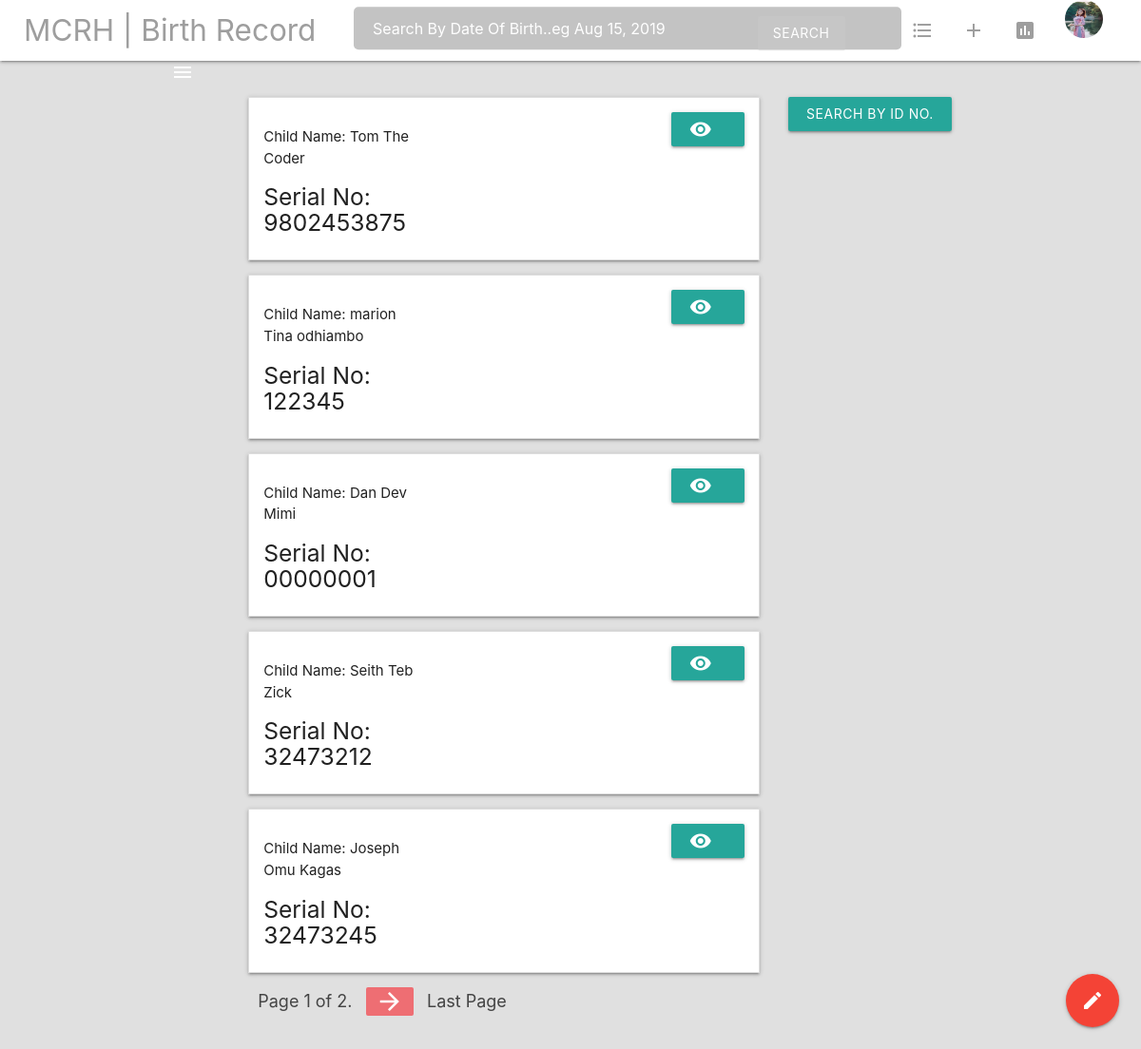
/Record/ (signed in), run on an earlier commit of the app's database.
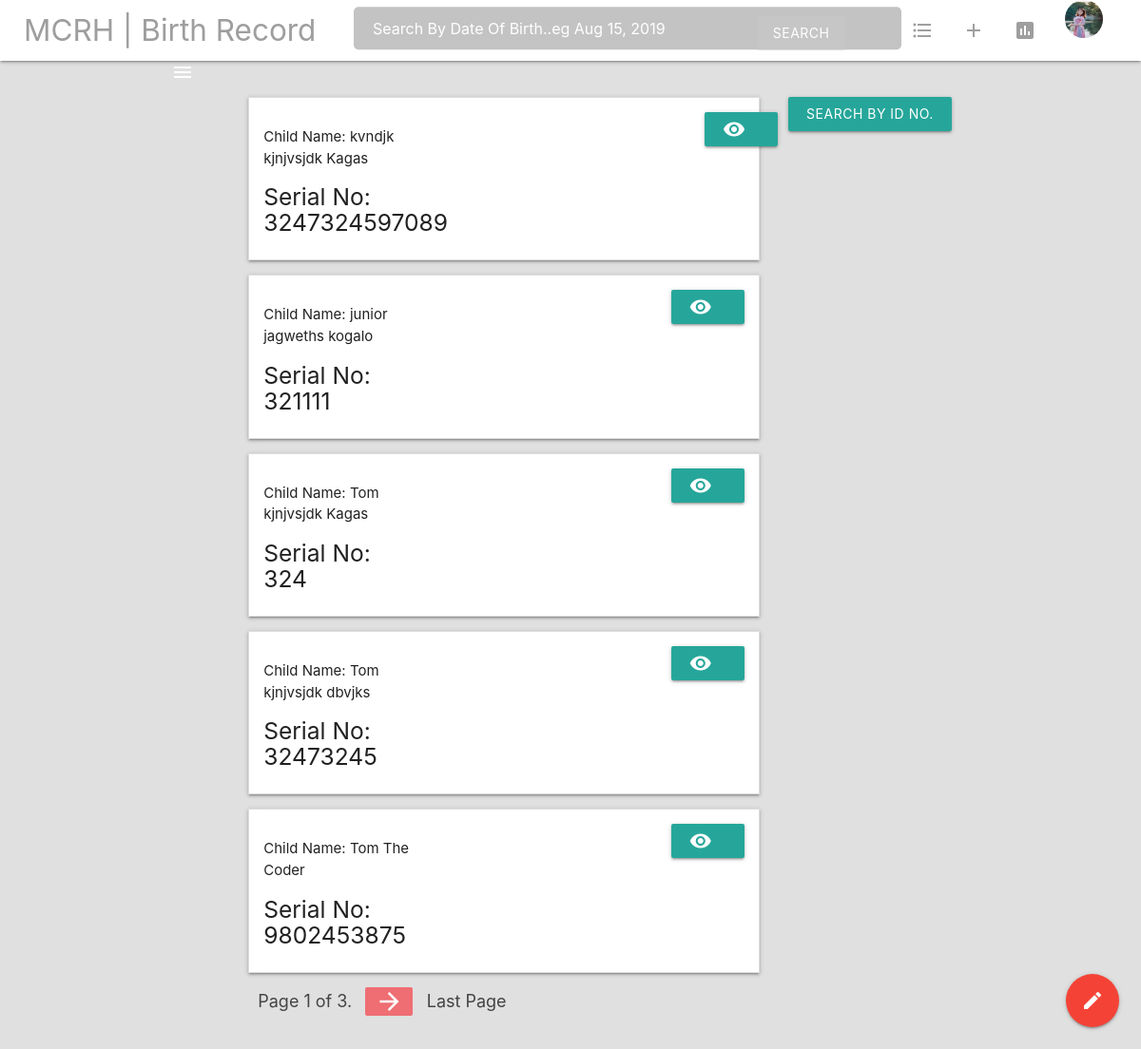
And on a later commit of the database.
### Mcrh_Birth_Record/models.py (models this page shows, shortened)
class Child(models.Model):
    parent = models.ForeignKey(Parent, on_delete=models.CASCADE)
    serial_number_b1 = models.CharField(max_length = 100)
    child_fname = models.CharField(max_length = 100)
    child_mname = models.CharField(max_length = 100)
    child_lname = models.CharField(max_length=50)
    dob = models.CharField(max_length = 100)
    sex = models.CharField(max_length = 100)
    type_of_birth = models.CharField(max_length = 100)
    other_type_of_birth = models.CharField(max_length = 191, null = True, blank = True)
    nature_of_birth = models.CharField(max_length = 100)
    place_of_birth = models.CharField(max_length = 100)
    place_of_birth_sub_county = models.CharField(max_length=50)
    created_at = models.DateTimeField(default = datetime.now, blank = True)

### Mcrh_Birth_Record/views.py (the view)
# urls.py: path('', views.birth_record_home, name = 'birth_record_home'),
@staff_member_required
def birth_record_home(request):
    children = Child.objects.all().order_by('-id')
    paginator = Paginator(children, 5)
    page = request.GET.get('page')
    children = paginator.get_page(page)
    return render(request, "list_view.html", { 'children': children })

### Mcrh_Birth_Record/templates/list_view.html (shortened to what this page needs)
{% extends "birth_record/base.html" %}
{% load static %}
{% block content %}
{% include "birth_record/navbar.html" %}
<div class="row">
    <div class="col s1"></div>
    <div class="col s8">
    {% for child in children %}
        <div class="card-body">
            <ul class="collapsible">
                <li>
                    <div class="collapsible-header">
                        <div>
                            <p>Child Name: {{ child.child_fname }} {{ child.child_mname }} {{ child.child_lname }}</p>
                            <h5>Serial No:  {{ child.serial_number_b1 }}</h5>
                        </div>
                        <a href="/Record/detailed/{{ child.serial_number_b1 }}" class="btn-sm btn" id="moveinlne" style="margin-left: 18rem;">
                            <i class="material-icons">remove_red_eye</i>
                        </a>
                    </div>
                </li>
            </ul>
        </div>
    {% endfor %}
        <ul class="pagination">
            <li class="wave-effect"><a href="#!">Page {{ children.number }} of {{ children.paginator.num_pages }}.</a></li>
            {% if children.has_next %}
            <li class="wave-effect active"><a href="?page={{ children.next_page_number }}"><i class="material-icons">arrow_forward</i></a></li>
            <li class="wave-effect"><a href="?page={{ children.paginator.num_pages }}">Last Page</a></li>
            {% endif %}
        </ul>
    </div>
    <div class="col s3">
        <div class="card-body" style="margin: .5rem;">
            <a href="#modal1" class="btn waves-effect waves-light modal-trigger">Search By ID No.
            </a>
        </div>
    </div>
</div>
{% endblock %}

### Mcrh_Birth_Record/templates/birth_record/base.html (shortened to what this page needs)
<!DOCTYPE html>
<html lang="en">
<head>
{% load static %}
    <link href="{% static 'fonts/font.css' %}" rel="stylesheet">
    <link type="text/css" rel="stylesheet" href="{% static 'css/materialize.css' %}"  media="screen,projection"/>
</head>
<body>
        {% block content %}
        {% endblock %}
    <div class="fixed-action-btn">
        <a href="/Record/add/" class="btn-floating btn-large red waves-effect waves-light modal-trigger">
            <i class="large material-icons">mode_edit</i>
        </a>
    </div>
</body>
</html>

### Mcrh_Birth_Record/templates/birth_record/navbar.html (shortened to what this page needs)
    {% load static %}
    <div  class="navbar-fixed">
        <nav class="white lighten-5 hoverable navbar-fixed">
            <div class="nav-wrapper">
            <a href="#!" style="margin-left: 25px;" id="myToggler" class="left brand-logo grey-text lighten-2">
            MCRH | Birth Record</a>
            <form action="/Record/searchlisttest/" method="POST" style="border: 0; padding:0;display: inline-block">
                <div class="center" style="position: absolute; left: 4%; transform: translate(-50%, -50%); top: 50%;" >
                    <input type="text" class="hide-on-med-and-down validate" required="true" name="id_number" id="searchInput" placeholder="Search By Date Of Birth..eg Aug 15, 2019">
                    <button type="submit" class="btn hide-on-med-and-down" style="box-shadow: none; -webkit-box-shadow: none; margin-left:115%; margin-top: -10.57%;background: #cacaca6e;">
                        Search
                    </button>
                </div>
            </form>
            <ul class="right">
                <li><a href="/Record/" title="All Babies"><i class="material-icons grey-text lighten-2">format_list_bulleted</i></a></li>
                <li><a href="/Record/add/" title="Add New Child"><i class="material-icons grey-text lighten-2">add</i></a></li>
                <li><a href="/Record/AnalysisBirth/" title="Birth Analysis"><i class="material-icons grey-text lighten-2">insert_chart</i></a></li>
                <li><a href="/Record/" title=""><img style="height: 40px; width: 40px; margin-right: 25px;" class="circle" src="{% static 'img/user.jpeg' %}"></a></li>
            </ul>
            </div>
        </nav>
    </div>
    <div class="container">
        <a href="#" data-target="slide-out" class="sidenav-trigger white-text"><i class="material-icons">menu</i></a>

### Mcrh_Birth_Record/templates/birth_record/base.html (style rules this page uses)
body { background-color: #e0e0e0; }
#searchInput { margin: 70px 90px 8px 60rem; width:50%; background-color: #9e9e9e9e; border-radius: 5px; border-bottom: 0px; }
#searchInput::placeholder { padding: 20px; color: #ffffff; font-family: 'Roboto' sans-serif; }

What changed in the data, as far as the page shows it:
no longer on this page (row edited): Child: child_fname "marion", child_mname "Tina", child_lname "odhiambo", serial_number_b1 "122345"
no longer on this page (row edited): Child: child_fname "Dan", child_mname "Dev", child_lname "Mimi", serial_number_b1 "00000001"
no longer on this page (row edited): Child: child_fname "Seith", child_mname "Teb", child_lname "Zick", serial_number_b1 "32473212"
no longer on this page (row edited): Child: child_fname "Joseph", child_mname "Omu", child_lname "Kagas", serial_number_b1 "32473245"
added Child: child_fname "kvndjk", child_mname "kjnjvsjdk", child_lname "Kagas", serial_number_b1 "3247324597089"
added Child: child_fname "junior", child_mname "jagweths", child_lname "kogalo", serial_number_b1 "321111"
added Child: child_fname "Tom", child_mname "kjnjvsjdk", child_lname "Kagas", serial_number_b1 "324"
added Child: child_fname "Tom", child_mname "kjnjvsjdk", child_lname "dbvjks", serial_number_b1 "32473245"
Also different on the page:
{{ children.paginator.num_pages }}: "2" → "3"
